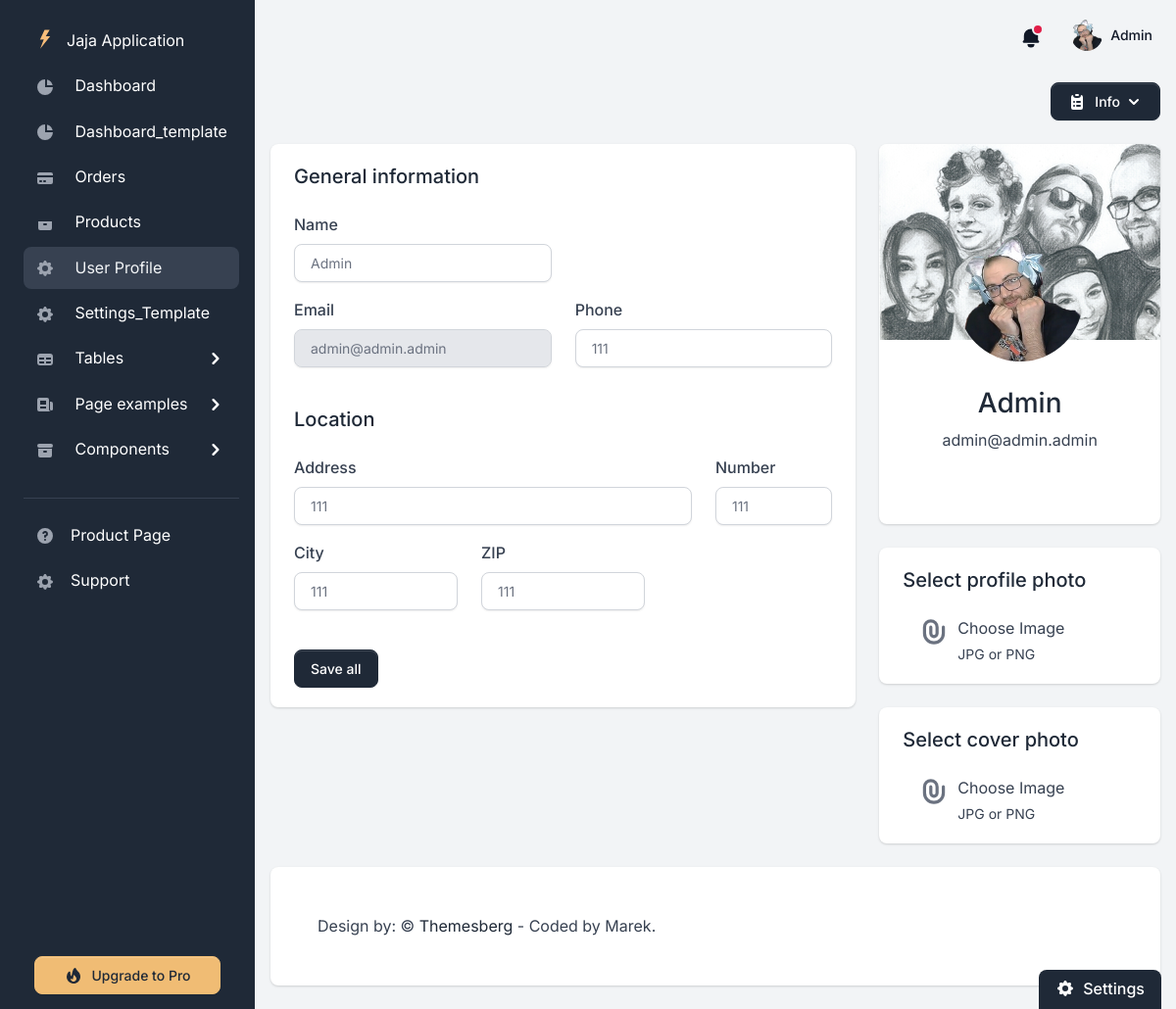
Screenshot of /user-profile/ (signed in) with the database file from the repository.
### apps/home/models.py (models this page shows)
class User(AbstractUser):
    name = models.CharField(max_length=255, null=True, blank=False)
    email = models.EmailField(null=True, unique=True, blank=False)
    phone = models.IntegerField(null=True, blank=False)
    address = models.CharField(max_length=200, null=True, blank=False)
    address_number = models.CharField(max_length=50, null=True, blank=False)
    address_city = models.CharField(max_length=50, null=True, blank=False)
    address_zip = models.CharField(max_length=6, null=True, blank=False)
    username = None
    avatar = ResizedImageField(size=[400, 200], null=True, blank=True, default='avatars/avatar.svg', upload_to='avatars')
    background_photo = ResizedImageField(size=[500, 600], null=True, blank=True, default='backgrounds/background.jpg',
                                         upload_to='backgrounds')
    USERNAME_FIELD = 'email'
    REQUIRED_FIELDS = []
    class Meta:
        ordering = ['id']

### apps/home/views.py (the view)
# urls.py: path('user-profile/', views.user_profile, name='user-profile'),
@login_required(login_url='/login/')
def user_profile(request):
    user = request.user
    images_form = UpdateUserImages(instance=user)
    user_form = UpdateUserProfile(instance=user)
    page_part = 'user_information'
    context = {'segment': 'user_profile', 'images_form': images_form, 'user_form': user_form, 'page_part': page_part}
    if request.method == 'POST':
        form = UpdateUserProfile(request.POST, instance=user)
        if form.is_valid():
            form.save()
            return redirect('user-profile')
    return render(request, 'home/user/user_profile.html', context)

### apps/home/forms.py
class UpdateUserImages(ModelForm, forms.Form):
    avatar = forms.ImageField(label='', widget=forms.FileInput(attrs={'onchange': 'submit();'}))
    background_photo = forms.ImageField(label='', widget=forms.FileInput(attrs={'onchange': 'submit();'}))
    class Meta:
        model = User
        fields = ['avatar', 'background_photo']

class UpdateUserProfile(ModelForm, forms.Form):
    class Meta:
        model = User
        fields = ['name', 'email', 'phone', 'address', 'address_number', 'address_city', 'address_zip']
        widgets = {
            'name': forms.TextInput(attrs={'class': 'form-control', 'id': 'name', 'placeholder': 'Enter your name'}),
            'email': forms.TextInput(attrs={'class': 'form-control', 'id': 'email', 'readonly': 'on'}),
            'phone': forms.NumberInput(attrs={'class': 'form-control', 'id': 'phone',
                                              'placeholder': 'Phone nr...'}),
            'address': forms.TextInput(attrs={'class': 'form-control', 'id': 'address',
                                              'placeholder': 'Home address...'}),
            'address_number': forms.TextInput(attrs={'class': 'form-control', 'id': 'number', 'placeholder': 'No...'}),
            'address_city': forms.TextInput(attrs={'class': 'form-control', 'id': 'city', 'placeholder': 'City...'}),
            'address_zip': forms.TextInput(attrs={'class': 'form-control', 'id': 'zip', 'placeholder': 'Zip code...'}),
        }

### apps/templates/home/user/user_profile.html (shortened to what this page needs)
{% extends "layouts/base.html" %}
{% block content %}
    <div class="d-flex justify-content-between flex-wrap flex-md-nowrap align-items-center py-4">
        <div>
            <button class="btn btn-gray-800 d-inline-flex align-items-center dropdown-toggle" data-bs-toggle="dropdown" aria-haspopup="true" aria-expanded="false">
                Info
                <svg class="icon icon-xs ms-1" fill="currentColor" viewBox="0 0 20 20" xmlns="http://www.w3.org/2000/svg"><path fill-rule="evenodd" d="M5.293 7.293a1 1 0 011.414 0L10 10.586l3.293-3.293a1 1 0 111.414 1.414l-4 4a1 1 0 01-1.414 0l-4-4a1 1 0 010-1.414z" clip-rule="evenodd"></path></svg>
            </button>
        </div>
    </div>
    {% include 'home/user/user_info.html' %}
{% endblock content %}

### apps/templates/includes/navigation.html (shortened to what this page needs)
<nav class="navbar navbar-top navbar-expand navbar-dashboard navbar-dark ps-0 pe-2 pb-0">
              <div class="container-fluid px-0">
                <div class="d-flex justify-content-between w-100" id="navbarSupportedContent">
                  <ul class="navbar-nav align-items-center">
                    <li class="nav-item dropdown">
                      <a class="nav-link text-dark notification-bell unread dropdown-toggle" data-unread-notifications="true" href="#" role="button" data-bs-toggle="dropdown" data-bs-display="static" aria-expanded="false">
                        <svg class="icon icon-sm text-gray-900" fill="currentColor" viewBox="0 0 20 20" xmlns="http://www.w3.org/2000/svg"><path d="M10 2a6 6 0 00-6 6v3.586l-.707.707A1 1 0 004 14h12a1 1 0 00.707-1.707L16 11.586V8a6 6 0 00-6-6zM10 18a3 3 0 01-3-3h6a3 3 0 01-3 3z"></path></svg>
                      </a>
                    </li>
                    <li class="nav-item dropdown ms-lg-3">
                      <a class="nav-link dropdown-toggle pt-1 px-0" href="#" role="button" data-bs-toggle="dropdown" aria-expanded="false">
                        <div class="media d-flex align-items-center">
                          <img class="avatar rounded-circle" alt="Image placeholder" src="{{ request.user.avatar.url }}">
                          <div class="media-body ms-2 text-dark align-items-center d-none d-lg-block">
                            <span class="mb-0 font-small fw-bold text-gray-900">
                              <strong>{{ request.user.name }}</strong>
                            </span>
                          </div>
                        </div>
                      </a>
                    </li>
                  </ul>
                </div>
              </div>
            </nav>

### apps/templates/home/user/user_info.html (shortened to what this page needs)
<div class="row">
        <div class="col-12 col-xl-8">
            <div class="card card-body border-0 shadow mb-4">
                <h2 class="h5 mb-4">General information</h2>
                <form action="" method="post">
                    <div class="row">
                        <div class="col-md-6 mb-3">
                            <div>
                                <label for="name">Name</label>
                                {{ user_form.name }}
                            </div>
                        </div>
                    </div>
                    <div class="row">
                        <div class="col-md-6 mb-3">
                            <div class="form-group">
                                <label for="email">Email</label>
                                {{ user_form.email }}
                            </div>
                        </div>
                        <div class="col-md-6 mb-3">
                            <div class="form-group">
                                <label for="phone">Phone</label>
                                {{ user_form.phone }}
                            </div>
                        </div>
                    </div>
                    <h2 class="h5 my-4">Location</h2>
                    <div class="row">
                        <div class="col-sm-9 mb-3">
                            <div class="form-group">
                                <label for="address">Address</label>
                                {{ user_form.address }}
                            </div>
                        </div>
                        <div class="col-sm-3 mb-3">
                            <div class="form-group">
                                <label for="number">Number</label>
                                {{ user_form.address_number }}
                            </div>
                        </div>
                    </div>
                    <div class="row">
                        <div class="col-sm-4 mb-3">
                            <div class="form-group">
                                <label for="city">City</label>
                                {{ user_form.address_city }}
                            </div>
                        </div>
                        <div class="col-sm-4">
                            <div class="form-group">
                                <label for="zip">ZIP</label>
                                {{ user_form.address_zip }}
                            </div>
                        </div>
                    </div>
                    <div class="mt-3">
                        <button class="btn btn-gray-800 mt-2 animate-up-2" type="submit">Save all</button>
                    </div>
                </form>
            </div>
        </div>
        <div class="col-12 col-xl-4">
            <div class="row">
                <div class="col-12 mb-4">
                    <div class="card shadow border-0 text-center p-0">
                        <div class="card-body pb-5">
                            <img src="{{ request.user.avatar.url }}" class="avatar-xl rounded-circle mx-auto mt-n7 mb-4" alt="Neil Portrait">
                            <h4 class="h3">
                                {{ request.user.name }}
                            </h4>
                            <p class="text-gray mb-4">
                                {{ request.user.email }}
                            </p>
                        </div>
                      </div>
                </div>
                <form class="form" action="{% url 'update-user-avatar' %}" method="post" enctype="multipart/form-data">
                <div class="col-12">
                    <div class="card card-body border-0 shadow mb-4">
                        <h2 class="h5 mb-4">Select profile photo</h2>
                        <div class="d-flex align-items-center">
                            <div class="file-field">
                                <div class="d-flex justify-content-xl-center ms-xl-3">
                                    <div class="d-flex">
                                        <svg class="icon text-gray-500 me-2" fill="currentColor" viewBox="0 0 20 20" xmlns="http://www.w3.org/2000/svg"><path fill-rule="evenodd" d="M8 4a3 3 0 00-3 3v4a5 5 0 0010 0V7a1 1 0 112 0v4a7 7 0 11-14 0V7a5 5 0 0110 0v4a3 3 0 11-6 0V7a1 1 0 012 0v4a1 1 0 102 0V7a3 3 0 00-3-3z" clip-rule="evenodd"></path></svg>
                                        <div class="d-md-block text-left">
                                            <div class="fw-normal text-dark mb-1">{{ images_form.avatar }} Choose Image </div>
                                            <div class="text-gray small">JPG or PNG</div>
                                        </div>
                                    </div>
                                </div>
                              </div>
                        </div>
                    </div>
                </div>
                </form>
                <form class="form" action="{% url 'update-user-background' %}" method="post" enctype="multipart/form-data">
                <div class="col-12">
                    <div class="card card-body border-0 shadow">
                        <h2 class="h5 mb-4">Select cover photo</h2>
                        <div class="d-flex align-items-center">
                            <div class="file-field">
                                <div class="d-flex justify-content-xl-center ms-xl-3">
                                    <div class="d-flex">
                                        <svg class="icon text-gray-500 me-2" fill="currentColor" viewBox="0 0 20 20" xmlns="http://www.w3.org/2000/svg"><path fill-rule="evenodd" d="M8 4a3 3 0 00-3 3v4a5 5 0 0010 0V7a1 1 0 112 0v4a7 7 0 11-14 0V7a5 5 0 0110 0v4a3 3 0 11-6 0V7a1 1 0 012 0v4a1 1 0 102 0V7a3 3 0 00-3-3z" clip-rule="evenodd"></path></svg>
                                        <div class="d-md-block text-left">
                                            <div class="fw-normal text-dark mb-1">{{ images_form.background_photo }} Choose Image</div>
                                            <div class="text-gray small">JPG or PNG</div>
                                        </div>
                                    </div>
                                </div>
                              </div>
                        </div>
                    </div>
                </div>
                </form>
            </div>
        </div>
    </div>

### rows the page displays
User: user.avatar (picture), user.name "Admin", name "Admin", email "admin@admin.admin", phone "111", address "111", address_number "111", address_city "111", address_zip "111", user.email "admin@admin.admin"
